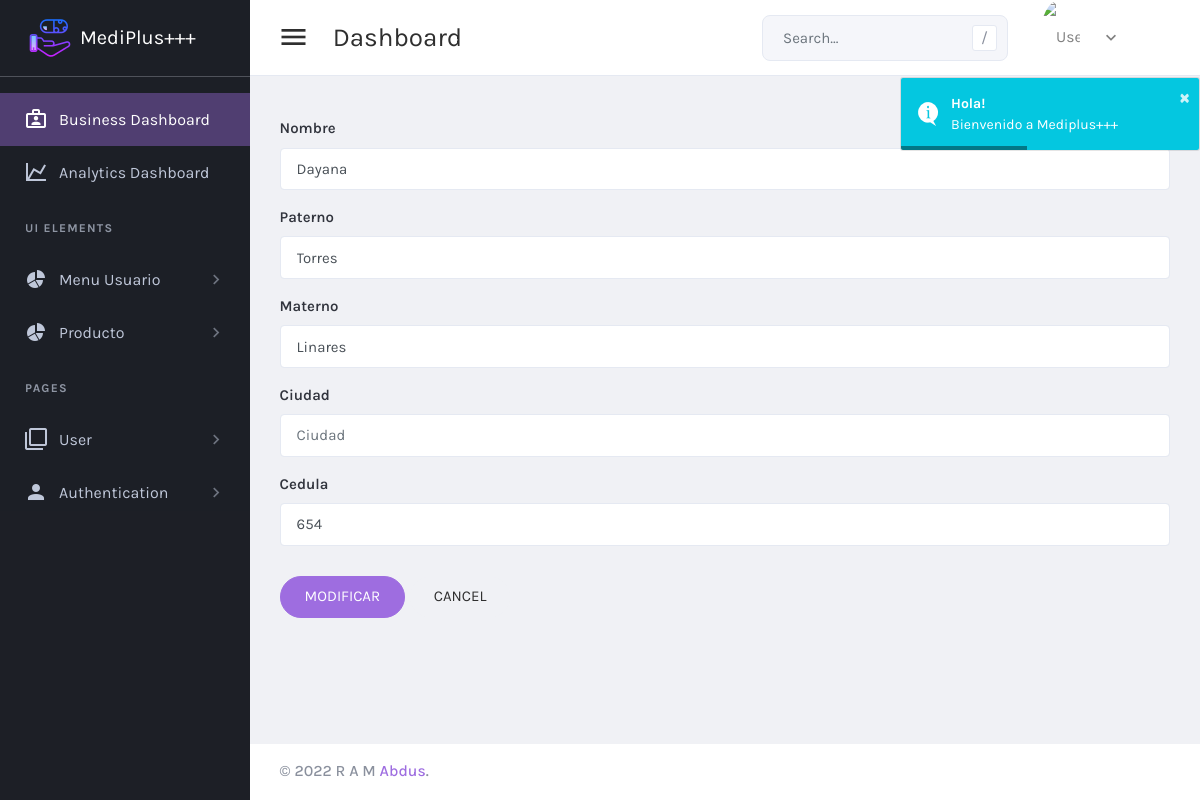
Before: /controlador/clienteModificar.php?id=1 (signed in) with the older database file.
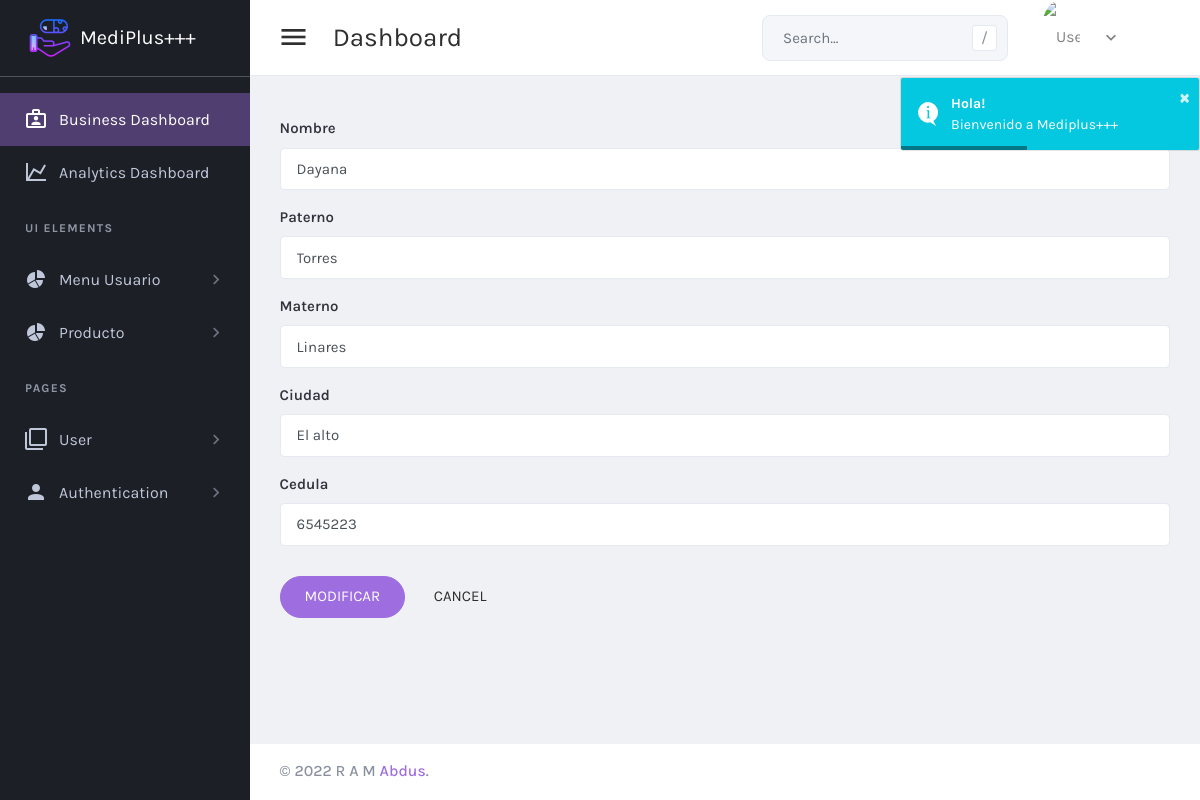
After: the same page with the newer database file.
### tables this page shows
CREATE TABLE `clientes` (
  `id_cliente` int(11) NOT NULL,
  `nombre` varchar(100) NOT NULL,
  `paterno` varchar(45) NOT NULL,
  `materno` varchar(45) DEFAULT NULL,
  `ciudad` varchar(45) DEFAULT NULL,
  `cedula` varchar(45) DEFAULT NULL,
  `estado` tinyint(1) NOT NULL
);

### controlador/clienteModificar.php (called while the page is built, shortened)
<?php
include_once("../modelo/Cliente.php");
if (isset($_POST['modificar'])) {
    $id = $_POST['id'];
    $nombre = $_POST['nombre'];
    $paterno = $_POST['paterno'];
    $materno = $_POST['materno'];
    $ciudad = $_POST['ciudad'];
    $cedula = $_POST['cedula'];
    $cliente = new Cliente($id, $nombre, $paterno, $materno, $ciudad, $cedula);
    $respuesta = $cliente->modificar();
    if ($respuesta) {
        echo "<script>
            alert('Modificado Exitoso...')
            location.href='clienteListar.php'
            </script>";
    }else {
        echo "<script>
                alert('No se ha Modificado...');
            </script>";
    }
}else{
    $id = $_GET['id'];
    $cliente = new Cliente($id,"", "","", "","");
    $resultado = $cliente->obtenerCliente();
    $datos = mysqli_fetch_array($resultado);
}
include_once("../vista/clienteModificar.php");

### modelo/Cliente.php (called while the page is built, shortened)
<?php
class Cliente{
	private $idCliente;
	public function __construct($idCliente, $nombre, $paterno, $materno, $ciudad, $nit){
		$this->idCliente =   $idCliente;
	}
	public function obtenerCliente(){
		$db = new Conexion();
		$sql = $db->query("SELECT * FROM clientes WHERE id_cliente = $this->idCliente");
		return $sql;
	}
}
?>

### vista/clienteModificar.php (the view, shortened to what this page needs)
<?php
    include_once("components/header.php");
?>
<form action="clienteModificar.php" method="POST">
    <div class="form-group">
          <label for="exampleFormControlInput1">Nombre</label>
          <input type="text" class="form-control" id="exampleFormControlInput1" placeholder="Nombre" name="nombre" value="<?=$datos['nombre']?>">
        </div>
        <div class="form-group">
          <label for="exampleFormControlInput1">Paterno</label>
          <input type="text" class="form-control" id="exampleFormControlInput1" placeholder="Paterno" name="paterno" value="<?=$datos['paterno']?>">
        </div>
        <div class="form-group">
          <label for="exampleFormControlInput1">Materno</label>
          <input type="text" class="form-control" id="exampleFormControlInput1" placeholder="Materno" name="materno" value="<?=$datos['materno']?>">
        </div>
        <div class="form-group">
          <label for="exampleFormControlInput1">Ciudad</label>
          <input type="text" class="form-control" id="exampleFormControlInput1" placeholder="Ciudad" name="ciudad" value="<?=$datos['ciudad']?>">
        </div>
        <div class="form-group">
          <label for="exampleFormControlPassword">Cedula</label>
          <input type="text" class="form-control" id="exampleFormControlPassword" placeholder="CI" name="cedula" value="<?=$datos['cedula']?>">
        </div>
    <div class="form-footer mt-6">
      <button type="submit" class="btn btn-primary btn-pill" name="modificar">Modificar</button>
      <button type="submit" class="btn btn-light btn-pill">Cancel</button>
    </div>
</form>
<?php
    include_once("components/footer.php");
?>

Changed rows visible on the page:
changed clientes "Dayana": ciudad (not shown) → "El alto"; cedula "654" → "6545223"
